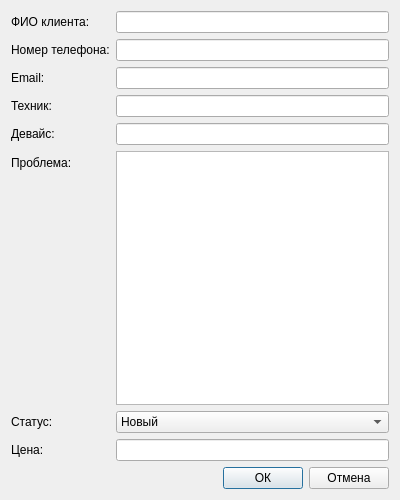
<?xml version="1.0" encoding="UTF-8"?>
<ui version="4.0">
 <class>AddOrderDialog</class>
 <widget class="QDialog" name="AddOrderDialog">
  <property name="geometry">
   <rect>
    <x>0</x>
    <y>0</y>
    <width>400</width>
    <height>500</height>
   </rect>
  </property>
  <property name="windowTitle">
   <string>Добавить заказ</string>
  </property>
  <layout class="QVBoxLayout" name="verticalLayout_main">
   <item>
    <layout class="QFormLayout" name="formLayout">
     <item row="0" column="0">
      <widget class="QLabel" name="label_clientName">
       <property name="text">
        <string>ФИО клиента:</string>
       </property>
      </widget>
     </item>
     <item row="0" column="1">
      <widget class="QLineEdit" name="lineEdit_clientName"/>
     </item>
     <item row="1" column="0">
      <widget class="QLabel" name="label_phoneNumber">
       <property name="text">
        <string>Номер телефона:</string>
       </property>
      </widget>
     </item>
     <item row="1" column="1">
      <widget class="QLineEdit" name="lineEdit_phoneNumber"/>
     </item>
     <item row="2" column="0">
      <widget class="QLabel" name="label_email">
       <property name="text">
        <string>Email:</string>
       </property>
      </widget>
     </item>
     <item row="2" column="1">
      <widget class="QLineEdit" name="lineEdit_email"/>
     </item>
     <item row="3" column="0">
      <widget class="QLabel" name="label_technician">
       <property name="text">
        <string>Техник:</string>
       </property>
      </widget>
     </item>
     <item row="3" column="1">
      <widget class="QLineEdit" name="lineEdit_technician"/>
     </item>
     <item row="4" column="0">
      <widget class="QLabel" name="label_device">
       <property name="text">
        <string>Девайс:</string>
       </property>
      </widget>
     </item>
     <item row="4" column="1">
      <widget class="QLineEdit" name="lineEdit_device"/>
     </item>
     <item row="5" column="0">
      <widget class="QLabel" name="label_problem">
       <property name="text">
        <string>Проблема:</string>
       </property>
      </widget>
     </item>
     <item row="5" column="1">
      <widget class="QTextEdit" name="textEdit_problem"/>
     </item>
     <item row="6" column="0">
      <widget class="QLabel" name="label_status">
       <property name="text">
        <string>Статус:</string>
       </property>
      </widget>
     </item>
     <item row="6" column="1">
      <widget class="QComboBox" name="comboBox_status">
       <item>
        <property name="text">
         <string>Новый</string>
        </property>
       </item>
       <item>
        <property name="text">
         <string>Выполняется</string>
        </property>
       </item>
       <item>
        <property name="text">
         <string>На согласовании</string>
        </property>
       </item>
       <item>
        <property name="text">
         <string>Ожидание комплектующих</string>
        </property>
       </item>
       <item>
        <property name="text">
         <string>Завершен</string>
        </property>
       </item>
       <item>
        <property name="text">
         <string>Выдача</string>
        </property>
       </item>
       <item>
        <property name="text">
         <string>Выдан</string>
        </property>
       </item>
      </widget>
     </item>
     <item row="7" column="0">
      <widget class="QLabel" name="label_cost">
       <property name="text">
        <string>Цена:</string>
       </property>
      </widget>
     </item>
     <item row="7" column="1">
      <widget class="QLineEdit" name="lineEdit_cost"/>
     </item>
    </layout>
   </item>
   <item>
    <layout class="QHBoxLayout" name="horizontalLayout_buttons">
     <item>
      <spacer name="horizontalSpacer">
       <property name="orientation">
        <enum>Qt::Orientation::Horizontal</enum>
       </property>
       <property name="sizeHint" stdset="0">
        <size>
         <width>0</width>
         <height>0</height>
        </size>
       </property>
      </spacer>
     </item>
     <item>
      <widget class="QPushButton" name="pushButton_ok">
       <property name="text">
        <string>ОК</string>
       </property>
      </widget>
     </item>
     <item>
      <widget class="QPushButton" name="pushButton_cancel">
       <property name="text">
        <string>Отмена</string>
       </property>
      </widget>
     </item>
    </layout>
   </item>
  </layout>
 </widget>
 <resources/>
 <connections/>
</ui>
